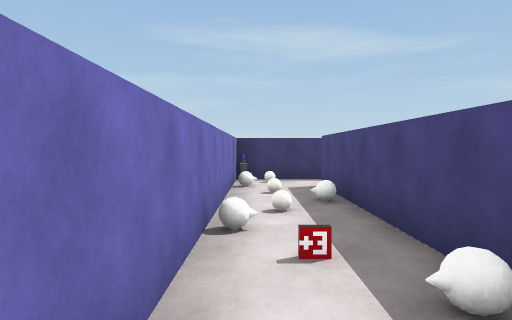
View 1 (above)

24 first-person views from a walk through a Unity game level. The camera is 1.5 m above the floor, tilts 2° down and sees 75° across. The floor is counted in squares, 2 m on a side. Each view is taken from the middle of a square. On the plan, view 1 faces up. The plan holds only what a view shows up to about 11 squares ahead; the rest is blank. The place goes on beyond the plan. Some surface patterns are stand-ins.

View 2
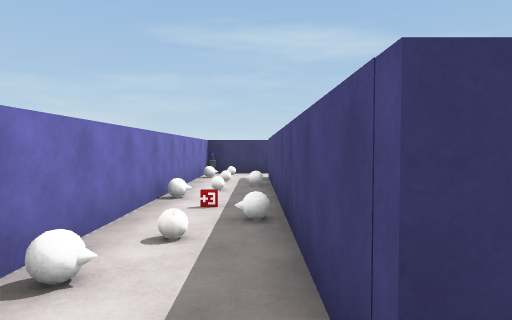

View 3
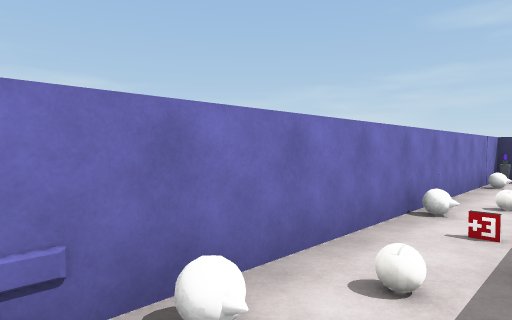

View 4
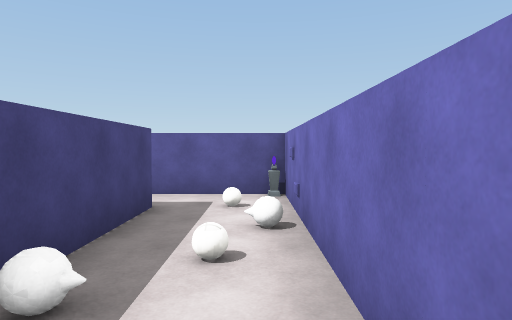

View 5
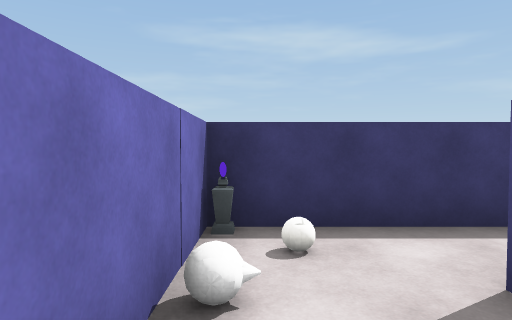

View 6
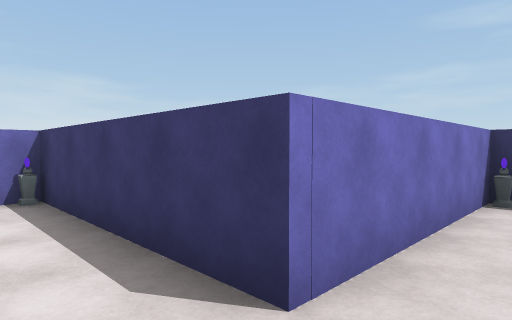

View 7
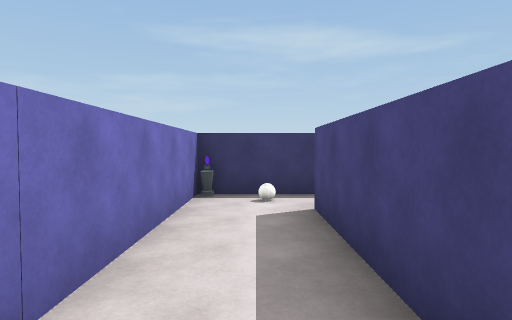

View 8
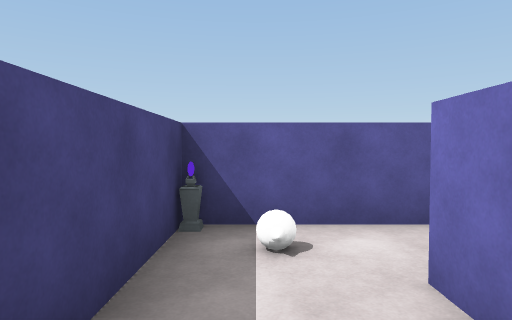

View 9
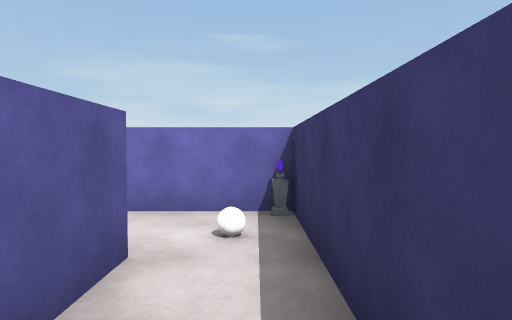

View 10
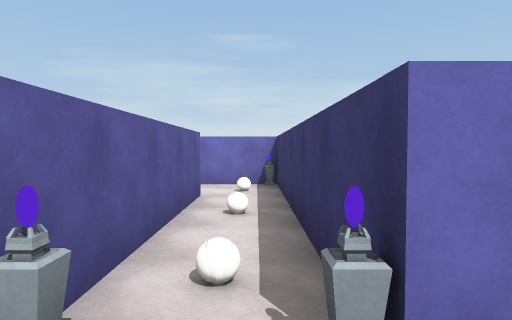

View 11
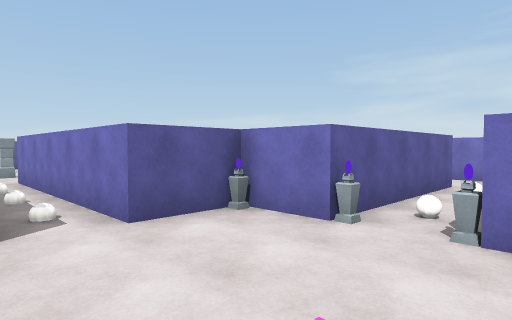

View 12
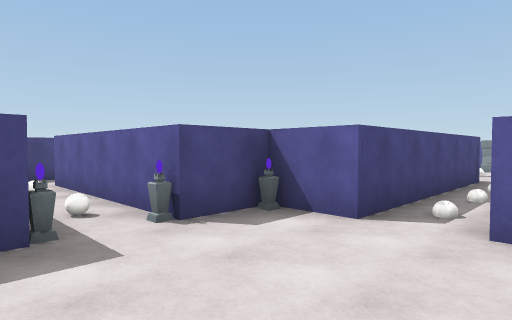

View 13
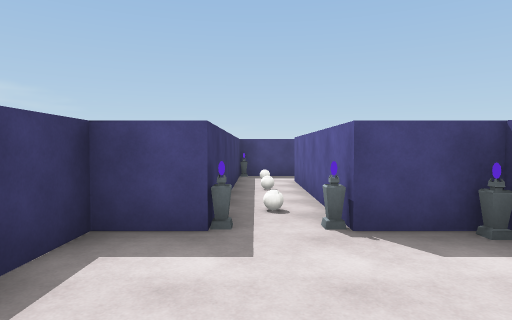

View 14
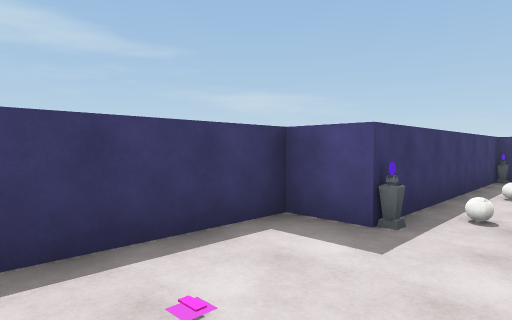

View 15
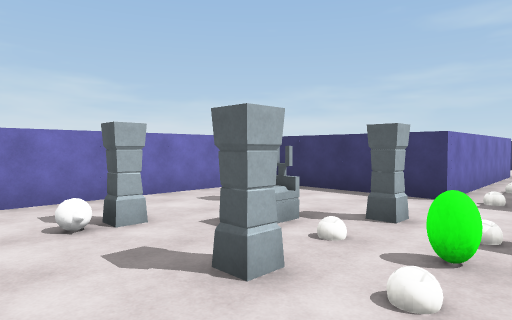

View 16
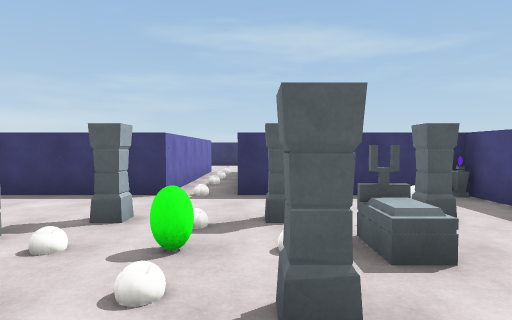

View 17
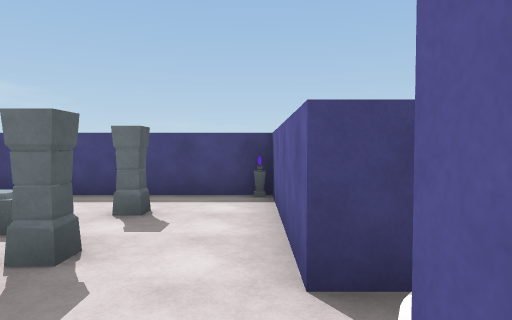

View 18
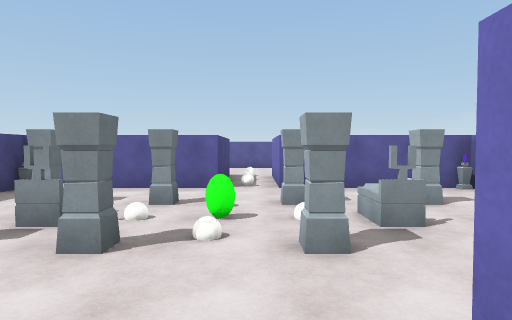

View 19
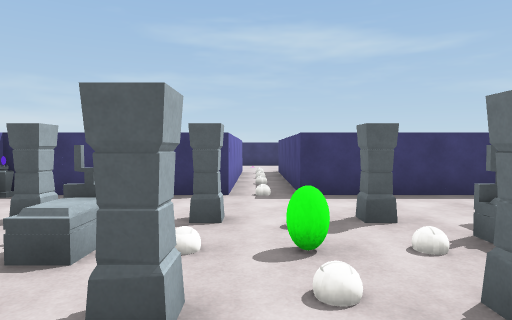

View 20
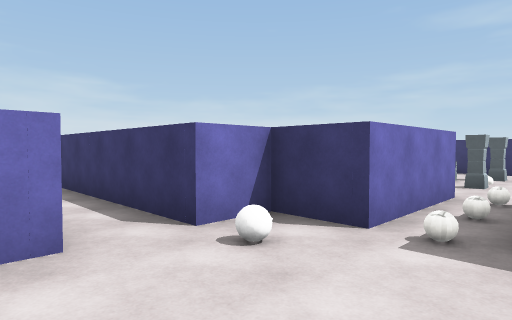

View 21
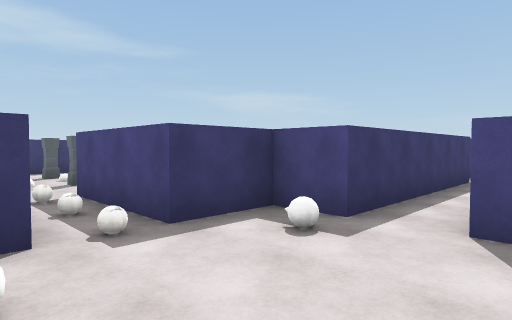

View 22
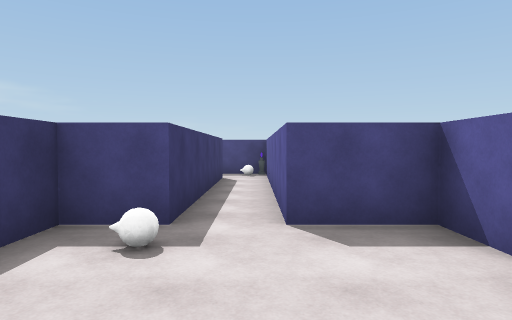

View 23
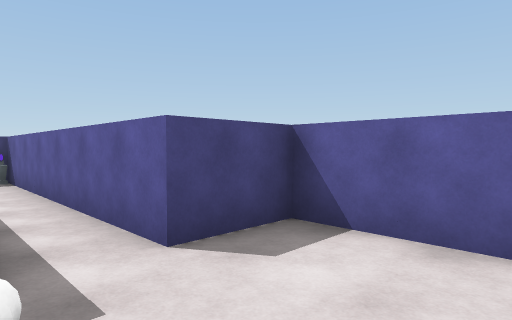

View 24
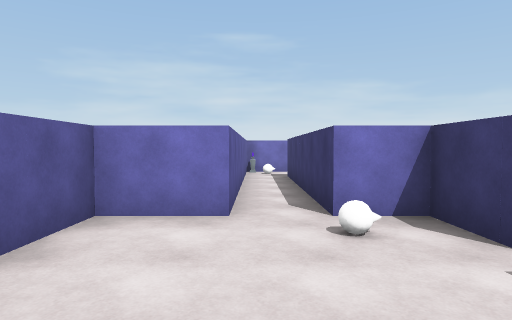

### Floor plan
Ten units are one square. View 1 is at (0, 0); x grows to the right and y downward. Boxes are objects, and circles mark ways between rooms. Rooms are numbered by the first view taken in them; rooms with no view inside come last. Other rooms are left out.
<svg viewBox="-10 -140 220 223">
<path fill="none" stroke="#000" d="M32 -67 55 -67M13 12 13 -68M57 -75 57 -111M40 -114 40 -82 -5 -82 -5 25 18 25M57 -111 96 -111M100 -124 40 -124M144 -111 188 -111M127 -98 135 -98M100 -129 100 -124M194 -124 140 -124 140 -135 112 -135M127 13 155 13M163 4 163 -43 127 -43 127 -98M80 -31 80 4M90 13 116 13M116 -98 116 -43 85 -43M103 63 103 78 143 78 143 63 195 63M116 13 116 41 103 41 103 51M195 51 143 51 143 41 127 41 127 13"/>
<rect x="-5" y="15" width="10" height="10" fill="#bbb"><title>other object</title></rect>
<rect x="-5" y="5" width="10" height="10" fill="#bbb"><title>ball</title></rect>
<rect x="-5" y="-15" width="10" height="10" fill="#bbb"><title>ball</title></rect>
<rect x="-5" y="-25" width="10" height="10" fill="#bbb"><title>other object</title></rect>
<rect x="-5" y="-45" width="10" height="10" fill="#bbb"><title>ball</title></rect>
<rect x="-5" y="-65" width="10" height="10" fill="#bbb"><title>ball</title></rect>
<rect x="-5" y="-75" width="10" height="10" fill="#bbb"><title>ball</title></rect>
<rect x="-5" y="-85" width="10" height="10" fill="#bbb"><title>other object</title></rect>
<rect x="45" y="-125" width="10" height="10" fill="#bbb"><title>ball</title></rect>
<rect x="65" y="-125" width="10" height="10" fill="#bbb"><title>ball</title></rect>
<rect x="85" y="-125" width="10" height="10" fill="#bbb"><title>ball</title></rect>
<rect x="95" y="-115" width="10" height="10" fill="#bbb"><title>other object</title></rect>
<rect x="95" y="-125" width="10" height="10" fill="#bbb"><title>other object</title></rect>
<rect x="135" y="-105" width="10" height="10" fill="#bbb"><title>other object</title></rect>
<rect x="135" y="-115" width="10" height="10" fill="#bbb"><title>other object</title></rect>
<rect x="135" y="-125" width="10" height="10" fill="#bbb"><title>other object</title></rect>
<rect x="145" y="-125" width="10" height="10" fill="#bbb"><title>ball</title></rect>
<rect x="165" y="-125" width="10" height="10" fill="#bbb"><title>ball</title></rect>
<rect x="185" y="-125" width="10" height="10" fill="#bbb"><title>other object</title></rect>
<rect x="195" y="-125" width="10" height="10" fill="#bbb"><title>other object</title></rect>
<rect x="95" y="-5" width="10" height="10" fill="#bbb"><title>pillar</title></rect>
<rect x="95" y="-15" width="10" height="10" fill="#bbb"><title>ball</title></rect>
<rect x="95" y="-35" width="10" height="20" fill="#bbb"><title>pillar</title></rect>
<rect x="105" y="-5" width="20" height="10" fill="#bbb"><title>pillar</title></rect>
<rect x="105" y="-15" width="10" height="10" fill="#bbb"><title>tombstone</title></rect>
<rect x="105" y="-35" width="20" height="20" fill="#bbb"><title>pillar</title></rect>
<rect x="115" y="-15" width="10" height="10" fill="#bbb"><title>ball</title></rect>
<rect x="115" y="-25" width="10" height="10" fill="#bbb"><title>ball</title></rect>
<rect x="115" y="-45" width="10" height="10" fill="#bbb"><title>ball</title></rect>
<rect x="115" y="-65" width="10" height="10" fill="#bbb"><title>other object</title></rect>
<rect x="115" y="-75" width="10" height="10" fill="#bbb"><title>ball</title></rect>
<rect x="115" y="-95" width="10" height="10" fill="#bbb"><title>ball</title></rect>
<rect x="125" y="-5" width="10" height="10" fill="#bbb"><title>pillar</title></rect>
<rect x="125" y="-15" width="10" height="10" fill="#bbb"><title>ball</title></rect>
<rect x="125" y="-25" width="10" height="10" fill="#bbb"><title>pillar</title></rect>
<rect x="135" y="-25" width="10" height="20" fill="#bbb"><title>tombstone</title></rect>
<rect x="145" y="-5" width="10" height="10" fill="#bbb"><title>pillar</title></rect>
<rect x="145" y="-25" width="10" height="10" fill="#bbb"><title>pillar</title></rect>
<rect x="155" y="5" width="10" height="10" fill="#bbb"><title>other object</title></rect>
<rect x="155" y="-45" width="10" height="10" fill="#bbb"><title>other object</title></rect>
<rect x="105" y="45" width="10" height="10" fill="#bbb"><title>other object</title></rect>
<rect x="115" y="35" width="10" height="10" fill="#bbb"><title>ball</title></rect>
<rect x="115" y="25" width="10" height="10" fill="#bbb"><title>ball</title></rect>
<rect x="115" y="15" width="10" height="10" fill="#bbb"><title>ball</title></rect>
<rect x="135" y="45" width="10" height="10" fill="#bbb"><title>other object</title></rect>
<circle cx="50" cy="-110" r="3" fill="#2a7"/>
<circle cx="90" cy="-120" r="3" fill="#2a7"/>
<circle cx="120" cy="-90" r="3" fill="#2a7"/>
<circle cx="120" cy="10" r="3" fill="#2a7"/>
<text x="10" y="-40">1</text>
<text x="70" y="-120">2</text>
<text x="140" y="-120">3</text>
<text x="130" y="-20">4</text>
<text x="140" y="60">5</text>
</svg>
Room 1 opens to room 2. Room 2 opens to room 3. Room 3 opens to room 4. Room 4 opens to room 5.

Where each view was taken, in squares from view 1:
view 1: 0 up, 0 right, facing up
view 2: 2 down, 1 right, facing up
view 3: 1 down, 1 right, facing up-left
view 4: 3 up, 0 right, facing down
view 5: 5 up, 0 right, facing up
view 6: 7 up, 5 right, facing up-left
view 7: 7 up, 5 right, facing up
view 8: 10 up, 5 right, facing down
view 9: 12 up, 8 right, facing left
view 10: 12 up, 11 right, facing left
view 11: 13 up, 13 right, facing down-left
view 12: 13 up, 11 right, facing down-right
view 13: 12 up, 11 right, facing right
view 14: 11 up, 11 right, facing up-right
view 15: 1 down, 13 right, facing up-left
view 16: 1 down, 13 right, facing up
view 17: 1 down, 11 right, facing right
view 18: 5 up, 12 right, facing down
view 19: 1 down, 12 right, facing up
view 20: 7 down, 13 right, facing up-left
view 21: 7 down, 11 right, facing up-right
view 22: 6 down, 11 right, facing right
view 23: 5 down, 12 right, facing down-right
view 24: 6 down, 14 right, facing left
